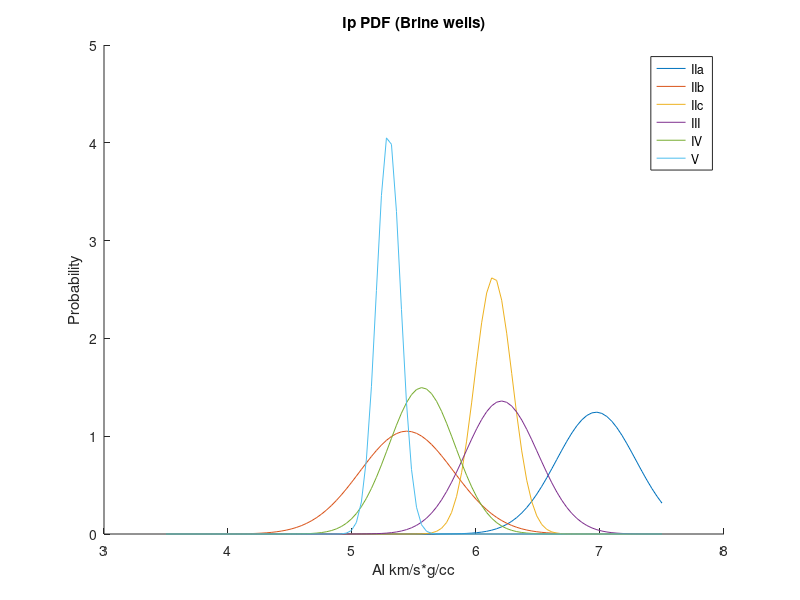

The MATLAB source for this figure:
close all;
clear all;

load('./Input_Data.mat')
allWell = {FaciesIIa, FaciesIIaOil, FaciesIIb, FaciesIIbOil, ...
           FaciesIIc, FaciesIIcOil, FaciesIII, FaciesIV, FaciesV};
brineWell = {FaciesIIa, FaciesIIb, FaciesIIc, FaciesIII, ...
             FaciesIV, FaciesV};
oilWell = {FaciesIIaOil, FaciesIIbOil, FaciesIIcOil};
allNum = length(allWell);
brineNum = length(brineWell);
oilNum = length(oilWell);
allName = {'IIa', 'IIa-Oil', 'IIb', 'IIb-Oil', 'IIc', 'IIc-Oil', ...
           'III', 'IV', 'V'};
brineName = {'IIa', 'IIb', 'IIc', 'III', 'IV', 'V'};
oilName = {'IIa-Oil', 'IIb-Oil', 'IIc-Oil'};

% ndraws = ;  % Number of simulations
% approx = ;  % Choice of Zoeppritz Eqns or approximation
% ang = ;  % Angle Range
% 
% %%%%%% Specify minimum and maximum values (ranges) for Vp, Vs, Rhob, Ip, and Vp/Vs
% 
% Vpmin = ;
% Vpmax = ;
% Vsmin = ;
% Vsmax = ;
% Rhobmin = ;
% Rhobmax = ;
Ipmin = 3.5;
Ipmax = 7.5;
% VpVsmin = ;
% VpVsmax = ;
% 
% %%%%%%%

% MakeBrinePDFsCDFs;  % Makes CDFs and PDFs for the 9 facies
figure(1);
for i = 1:brineNum
    x_val = linspace(Ipmin, Ipmax, 100);
    pdf_val = pdf(fitdist(brineWell{i}.Ip, 'Normal'), x_val);
    hold on;
    plot(x_val, pdf_val);
end
legend(brineName);
xlabel('AI km/s*g/cc');
ylabel('Probability');
title('Ip PDF (Brine wells)');


% MCDraw;  % Draws ndraws values from the PDFs made from the previous step
% MakeAVOpdfs;  % Generates AVO curves, Int-Grad values,
% ClassesMahal;  % Assigns to facies based on Mahal distance

% save Mahal_Classification.mat
